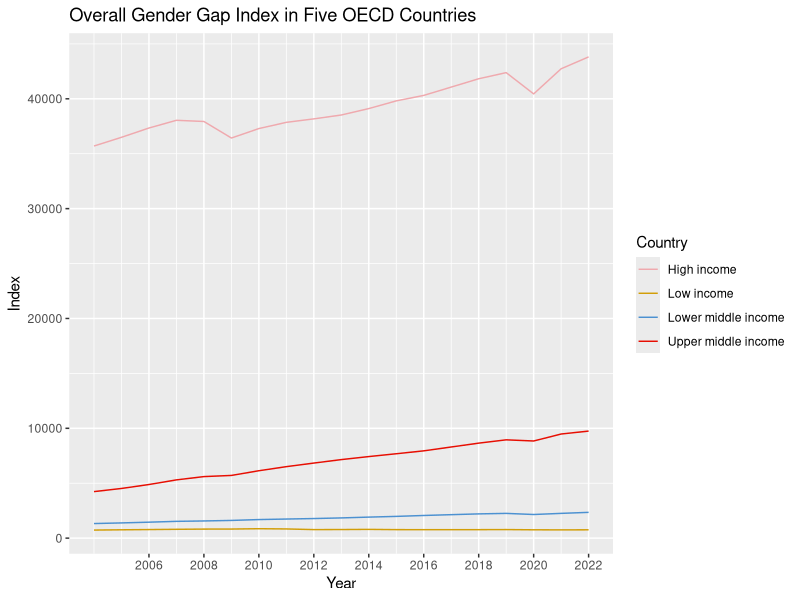

This figure's R source:
## ---- chunk 1
library(ggplot2)
## ---- chunk 2
# Load the tidy data
df <- read.csv('../data/tidy_data.csv')

unique_values <- unique(df$Series.Name)
print(unique_values)
## ---- chunk 3
# Load the tidy data
df <- read.csv('../data/tidy_data.csv')

# Display the first few rows of the data frame
print(head(df))

# Select rows where the 'Series Name' column matches specific conditions
df <- df[(df$Series.Name == "GDP per capita (constant 2010 US$)"),]

df <- df[((df$Country.Name == "High income") | (df$Country.Name == "Upper middle income") | (df$Country.Name == "Lower middle income") | (df$Country.Name == "Low income")) ,]

tiana_palette <- c('#EFA9AE','#D29E08','#4C91D1','#E70E02','#6B892F',  '#332288')

## ---- chunk 4
oecd_plot <- ggplot(df, aes(x = Year, y = Value, color = Country.Name)) +
  geom_line() +
  scale_color_manual(values = tiana_palette, name="Country") +
  scale_x_continuous(breaks = seq(2006, 2022, by = 2)) + 
  labs(title = "Overall Gender Gap Index in Five OECD Countries",
       x = "Year",
       y = "Index")

print(oecd_plot)
